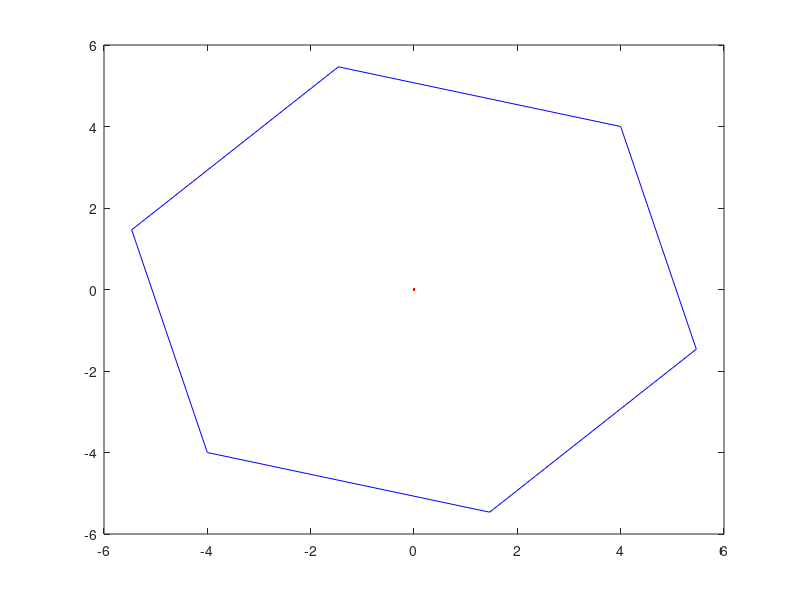
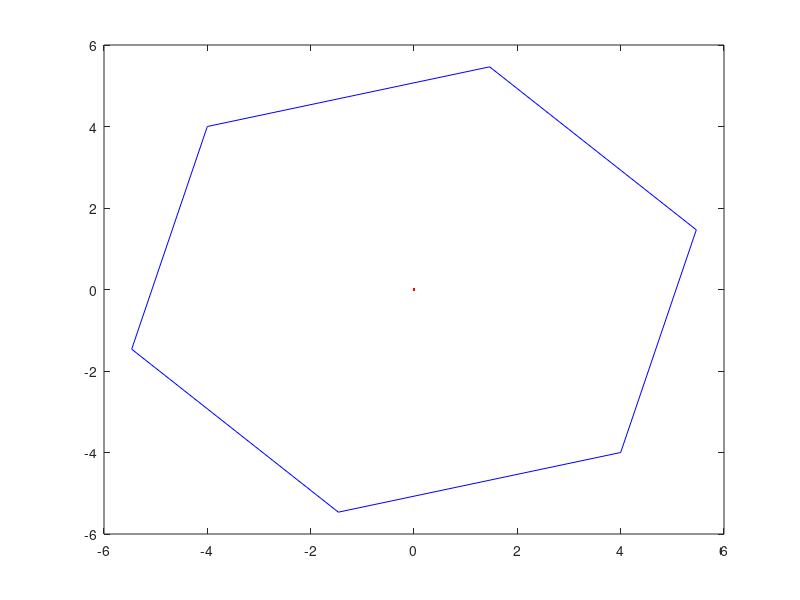

Write MATLAB code to recreate these figures, in order.
n=6
x=4
y=4
r=[cos(2*pi/n),-sin(2*pi/n);sin(2*pi/n),cos(2*pi/n)]
v=[x;y]
b=v
r*v
for i=1:6
    v=r*v
    b=[b,v]
end
plot(b(1,1:7), b(2,1:7), 'b',0,0,'r')
figure(2)
r=[cos(2*pi/12),-sin(2*pi/12);sin(2*pi/12),cos(2*pi/12)]

for i= 1:7
    x=b(1,i);
    y=b(2,i);
    lolitos=r*[x;y];
    b(1,i)=lolitos(1);
    b(2,i)=lolitos(2);
   

end
plot(b(1,1:7), b(2,1:7), 'b',0,0,'r')
